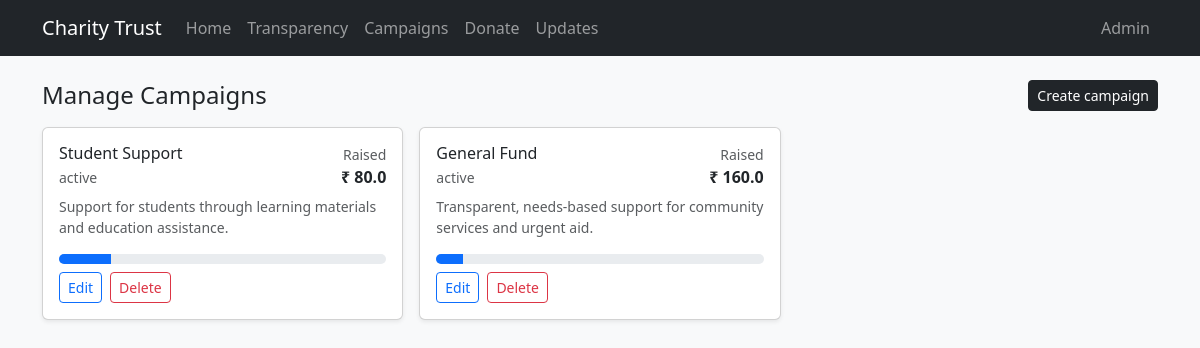
/admin/campaigns (signed in), run on the app's committed database.
### app/models.py (models this page shows)
class Base(DeclarativeBase):
    pass

class Campaign(Base):
    __tablename__ = "campaigns"
    id: Mapped[int] = mapped_column(Integer, primary_key=True)
    title: Mapped[str] = mapped_column(String(200), nullable=False, index=True)
    description: Mapped[str] = mapped_column(Text, nullable=False)
    goal_cents: Mapped[int] = mapped_column(Integer, nullable=False, default=0)
    raised_cents: Mapped[int] = mapped_column(Integer, nullable=False, default=0)
    status: Mapped[str] = mapped_column(String(20), nullable=False, default="active")
    created_at: Mapped[datetime] = mapped_column(DateTime(timezone=True), default=datetime.utcnow, nullable=False)
    updated_at: Mapped[datetime] = mapped_column(
        DateTime(timezone=True), default=datetime.utcnow, onupdate=datetime.utcnow, nullable=False
    )
    donations: Mapped[list["Donation"]] = relationship("Donation", back_populates="campaign", lazy="selectin")

### app/routes/admin.py (the view)
@admin_bp.route("/campaigns", methods=["GET"])
@admin_required
def campaigns_list():
    db = get_db()
    campaigns = db.query(Campaign).order_by(Campaign.created_at.desc()).all()
    return render_template("admin/campaigns_list.html", campaigns=campaigns, cents_to_amount_str=cents_to_amount_str)

### app/auth.py (called while the page is built)
def admin_required(view_func):
    @wraps(view_func)
    def wrapper(*args, **kwargs):
        if not session.get("admin_logged_in"):
            flash("Please login to access the admin panel.", "warning")
            return redirect(url_for("admin.login", next=requested_next_url()))
        return view_func(*args, **kwargs)
    def requested_next_url():
        from flask import request
        return request.args.get("next") or url_for("admin.dashboard")
    return wrapper

### app/db.py (called while the page is built)
def get_db():
    if SessionLocal is None:
        raise RuntimeError("Database session is not initialized. Call init_engine() first.")
    return SessionLocal

### app/templates/admin/campaigns_list.html (shortened to what this page needs)
{% extends "base.html" %}
{% block content %}
  <div class="d-flex align-items-center justify-content-between mb-3">
    <h1 class="h4 mb-0">Manage Campaigns</h1>
    <a class="btn btn-dark btn-sm" href="{{ url_for('admin.campaigns_create') }}">Create campaign</a>
  </div>
  <div class="row g-3">
    {% for c in campaigns %}
      {% set progress = 0 %}
      {% if c.goal_cents and c.goal_cents > 0 %}
        {% set progress = (c.raised_cents / c.goal_cents) * 100 %}
      {% endif %}
      <div class="col-lg-4">
        <div class="card h-100 shadow-sm">
          <div class="card-body">
            <div class="d-flex align-items-start justify-content-between gap-3">
              <div>
                <h2 class="h6 mb-1">{{ c.title }}</h2>
                <div class="text-muted small mb-2">{{ c.status }}</div>
              </div>
              <div class="text-end">
                <div class="small text-muted">Raised</div>
                <div class="fw-semibold">₹ {{ c.raised_cents / 100 }}</div>
              </div>
            </div>
            <p class="text-muted small mb-3">{{ c.description }}</p>
            <div class="progress mb-2" style="height: 10px;">
              <div class="progress-bar" role="progressbar" style="width: {{ progress }}%"></div>
            </div>
            <div class="d-flex gap-2 mt-2">
              <a class="btn btn-sm btn-outline-primary" href="{{ url_for('admin.campaigns_edit', campaign_id=c.id) }}">Edit</a>
              <form method="post" action="{{ url_for('admin.campaigns_delete', campaign_id=c.id) }}">
                <button class="btn btn-sm btn-outline-danger" type="submit" onclick="return confirm('Delete this campaign?');">Delete</button>
              </form>
            </div>
          </div>
        </div>
      </div>
    {% else %}
      <div class="col-12 text-muted">No campaigns found.</div>
    {% endfor %}
  </div>
{% endblock %}

### app/static/styles.css (style rules this page uses)
body { min-height: 100vh; }

### data on the page
Campaign: title "Student Support", status "active", c.raised_cents/100 "80.0", description "Support for students through learning materials and education assistance.", {{ progress }} 16.0 (drawn)
Campaign: title "General Fund", status "active", c.raised_cents/100 "160.0", description "Transparent, needs-based support for community services and urgent aid.", {{ progress }} 8.0 (drawn)
